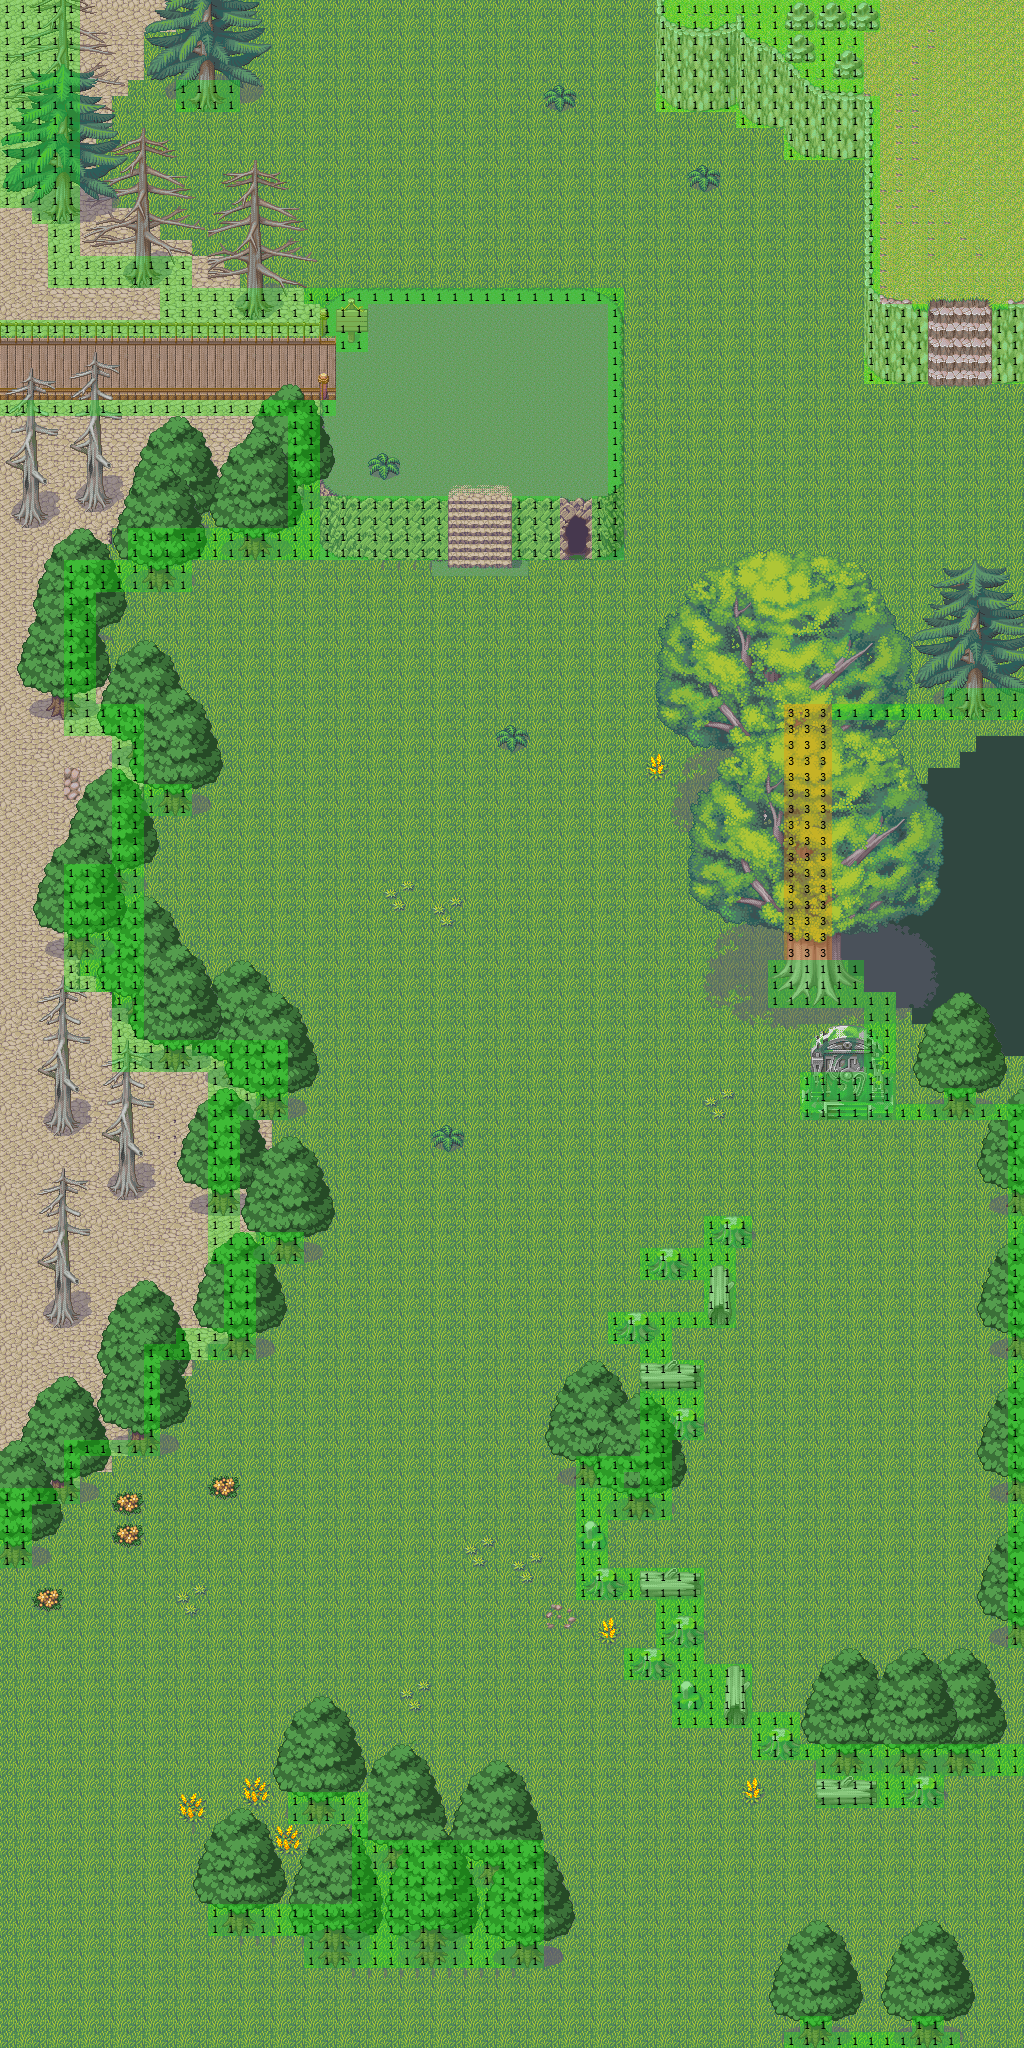

A level layout from a 2D game, rendered from its tile map. Below: a short description, then the map file with tile-grid data replaced by summaries:
An orthogonal 64x128 tile map with 16x16 px tiles, 5 tile layers (background, first, second, third, ...), 2 tilesets and 95 objects (66x barrier, 22x semi-transparent, 6x entrance).

<map version="1.0" orientation="orthogonal" width="64" height="128" tilewidth="16" tileheight="16">
 <properties>
  <property name="scene-type" value="field" />
 </properties>
 <tileset firstgid="1" name="forest" tilewidth="16" tileheight="16">
  <image source="forest.png" trans="ffffff" width="1024" height="1312" />
 </tileset>
 <tileset firstgid="5249" name="barrier-mask4" tilewidth="16" tileheight="16">
  <image source="barrier-mask4.png" width="64" height="64" />
 </tileset>
 <layer name="background" width="64" height="128">
  <data>[8192 cells, 8192 non-empty, 4 distinct tile ids]</data>
 </layer>
 <layer name="first" width="64" height="128">
  <data>[8192 cells, 2542 non-empty, 298 distinct tile ids]</data>
 </layer>
 <layer name="second" width="64" height="128">
  <data>[8192 cells, 2124 non-empty, 605 distinct tile ids]</data>
 </layer>
 <layer name="third" width="64" height="128">
  <data>[8192 cells, 975 non-empty, 522 distinct tile ids]</data>
 </layer>
 <layer name="meta" width="64" height="128">
  <data>[8192 cells, 1151 non-empty, 2 distinct tile ids]</data>
 </layer>
 <objectgroup name="barriers" width="64" height="128">
  <object type="barrier" x="336" y="304" width="32" height="48">
   <properties>
    <property name="barrier-type" value="1" />
   </properties>
  </object>
  <object type="barrier" x="160" y="496" width="288" height="64" />
  <object type="barrier" x="176" y="80" width="64" height="32" />
  <object type="barrier" x="16" y="0" width="64" height="320" />
  <object type="barrier" x="784" y="704" width="48" height="304" />
  <object type="barrier" x="512" y="496" width="112" height="64" />
  <object type="barrier" x="160" y="288" width="464" height="16" />
  <object type="barrier" x="608" y="304" width="16" height="192" />
  <object type="barrier" x="80" y="256" width="112" height="32" />
  <object type="barrier" x="64" y="560" width="128" height="32" />
  <object type="barrier" x="64" y="592" width="32" height="144" />
  <object type="barrier" x="96" y="704" width="48" height="368" />
  <object type="barrier" x="144" y="784" width="48" height="32" />
  <object type="barrier" x="144" y="1040" width="144" height="32" />
  <object type="barrier" x="208" y="1072" width="80" height="48" />
  <object type="barrier" x="208" y="1120" width="48" height="240" />
  <object type="barrier" x="256" y="1232" width="48" height="32" />
  <object type="barrier" x="144" y="1328" width="64" height="32" />
  <object type="barrier" x="64" y="1360" width="96" height="96" />
  <object type="barrier" x="0" y="1456" width="32" height="112" />
  <object type="barrier" x="32" y="1456" width="48" height="48" />
  <object type="barrier" x="208" y="1904" width="96" height="32" />
  <object type="barrier" x="288" y="1792" width="80" height="32" />
  <object type="barrier" x="352" y="1840" width="192" height="128" />
  <object type="barrier" x="304" y="1904" width="48" height="64" />
  <object type="barrier" x="352" y="1824" width="16" height="16" />
  <object type="barrier" x="992" y="1104" width="32" height="528" />
  <object type="barrier" x="768" y="960" width="128" height="48" />
  <object type="barrier" x="800" y="1072" width="192" height="48" />
  <object type="barrier" x="864" y="1008" width="32" height="64" />
  <object type="barrier" x="832" y="704" width="192" height="16" />
  <object type="barrier" x="944" y="688" width="80" height="16" />
  <object type="barrier" x="864" y="304" width="64" height="80" />
  <object type="barrier" x="992" y="304" width="32" height="80" />
  <object type="barrier" x="864" y="96" width="16" height="208" />
  <object type="barrier" x="656" y="0" width="224" height="32" />
  <object type="barrier" x="656" y="32" width="208" height="80" />
  <object type="barrier" x="736" y="112" width="128" height="16" />
  <object type="barrier" x="784" y="128" width="80" height="32" />
  <object type="barrier" x="784" y="2032" width="176" height="16" />
  <object type="barrier" x="800" y="2016" width="32" height="16" />
  <object type="barrier" x="912" y="2016" width="32" height="16" />
  <object type="barrier" x="0" y="320" width="336" height="16" />
  <object type="barrier" x="0" y="400" width="336" height="16" />
  <object type="barrier" x="288" y="416" width="32" height="80" />
  <object type="barrier" x="816" y="1776" width="128" height="32" />
  <object type="barrier" x="816" y="1744" width="208" height="32" />
  <object type="barrier" x="752" y="1712" width="48" height="48" />
  <object type="barrier" x="800" y="1744" width="16" height="16" />
  <object type="barrier" x="672" y="1664" width="80" height="64" />
  <object type="barrier" x="624" y="1648" width="32" height="32" />
  <object type="barrier" x="656" y="1568" width="48" height="112" />
  <object type="barrier" x="576" y="1456" width="32" height="144" />
  <object type="barrier" x="608" y="1568" width="48" height="32" />
  <object type="barrier" x="608" y="1456" width="64" height="64" />
  <object type="barrier" x="640" y="1312" width="32" height="144" />
  <object type="barrier" x="672" y="1360" width="32" height="80" />
  <object type="barrier" x="608" y="1312" width="32" height="32" />
  <object type="barrier" x="640" y="1248" width="96" height="32" />
  <object type="barrier" x="704" y="1216" width="48" height="32" />
  <object type="barrier" x="704" y="1280" width="32" height="48" />
  <object type="barrier" x="672" y="1312" width="32" height="16" />
  <object type="barrier" x="1024" y="0" width="16" height="2080" />
  <object type="barrier" x="-16" y="0" width="16" height="2080" />
  <object type="barrier" x="-16" y="-16" width="1072" height="16" />
  <object type="barrier" x="-16" y="2048" width="1072" height="16" />
 </objectgroup>
 <objectgroup color="#032ea4" name="semi-transparents" width="64" height="128">
  <object type="semi-transparent" x="96" y="640" width="80" height="144" />
  <object type="semi-transparent" x="176" y="688" width="48" height="96" />
  <object type="semi-transparent" x="144" y="960" width="176" height="128" />
  <object type="semi-transparent" x="96" y="784" width="64" height="176" />
  <object type="semi-transparent" x="240" y="1120" width="96" height="112" />
  <object type="semi-transparent" x="224" y="1232" width="64" height="96" />
  <object type="semi-transparent" x="144" y="1344" width="48" height="80" />
  <object type="semi-transparent" x="272" y="1696" width="96" height="96" />
  <object type="semi-transparent" x="768" y="1920" width="96" height="96" />
  <object type="semi-transparent" x="368" y="1744" width="96" height="96" />
  <object type="semi-transparent" x="880" y="1920" width="96" height="96" />
  <object type="semi-transparent" x="656" y="544" width="272" height="384" />
  <object x="883" y="868" height="1" />
  <object type="semi-transparent" x="928" y="544" width="96" height="144" />
  <object type="semi-transparent" x="80" y="80" width="112" height="176" />
  <object type="semi-transparent" x="192" y="160" width="112" height="128" />
  <object type="semi-transparent" x="144" y="0" width="112" height="80" />
  <object type="semi-transparent" x="544" y="1360" width="144" height="128" />
  <object type="semi-transparent" x="192" y="1808" width="96" height="96" />
  <object type="semi-transparent" x="288" y="1840" width="288" height="96" />
  <object type="semi-transparent" x="464" y="1760" width="80" height="80" />
  <object type="semi-transparent" x="800" y="1648" width="192" height="96" />
  <object type="semi-transparent" x="800" y="1008" width="64" height="64" />
 </objectgroup>
 <objectgroup name="entrances" width="64" height="128">
  <object name="forest-1-east" type="entrance" x="1024" y="1792" width="32" height="192">
   <properties>
    <property name="dest" value="village-west" />
   </properties>
  </object>
  </objectgroup>
</map>
<!-- 5 of 95 objects omitted -->
